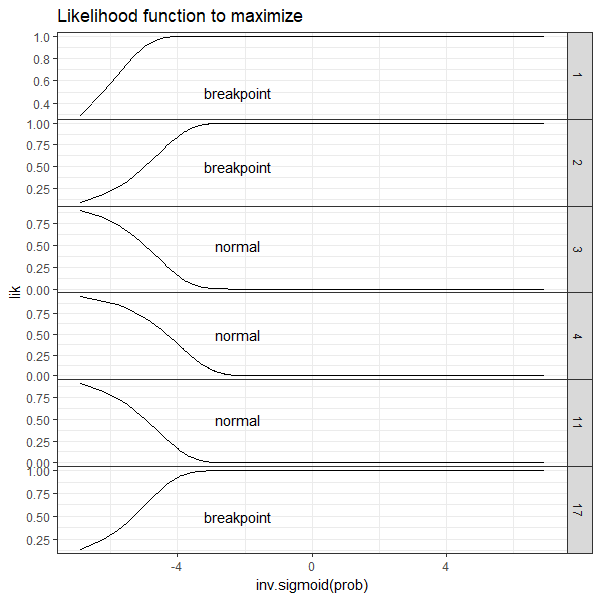

Write the R code that produced this figure.
source("packages.R")
data(neuroblastoma, package="neuroblastoma")

pid <- 2
one.pro <- data.table(neuroblastoma$profiles)[profile.id==pid]
one.pro[, pos0 := position]
(one.ann <- data.table(neuroblastoma$annotations)[profile.id==pid])
setkey(one.pro, profile.id, chromosome, position, pos0)
setkey(one.ann, profile.id, chromosome, min, max)
over.dt <- foverlaps(one.ann, one.pro, nomatch=0L)
label.dt <- over.dt[, list(
  possible.changes=.N-1
), by=list(profile.id, chromosome, min, max, annotation)]
labeled.pro <- one.pro[label.dt, on=list(profile.id, chromosome)]
change.dt <- one.pro[, list(change.pos=diff(position)/2+position[-.N]), by=list(profile.id, chromosome)]
change.dt[, pos0 := change.pos]
setkey(change.dt, profile.id, chromosome, change.pos, pos0)
over2 <- foverlaps(one.ann, change.dt, nomatch=0L)
label2 <- over2[, list(
  possible.changes=.N
), by=list(profile.id, chromosome, min, max, annotation)]

ggplot()+
  ggtitle("possible changes in each label")+
  theme_bw()+
  theme(panel.margin=grid::unit(0, "lines"))+
  facet_grid(chromosome ~ ., scales="free")+
  geom_tallrect(aes(
    xmin=min, xmax=max, fill=annotation),
    alpha=0.5,
    color="grey",
    data=label2)+
  geom_text(aes(
  (min+max)/2, Inf, label=possible.changes),
  vjust=1.5,
    data=label2)+
  scale_fill_manual(values=change.colors)+
  geom_point(aes(
    position, logratio),
    data=labeled.pro)

prob.dt <- label2[, {
  changes <- 0:possible.changes
  prob0 <- dbinom(changes, possible.changes, 0)
  data.table(changes, prob=if(annotation=="normal")prob0 else 1-prob0)
}, by=list(profile.id, chromosome, min, max, annotation)]

ggplot()+
  ggtitle("possible changes in each label")+
  theme_bw()+
  theme(panel.margin=grid::unit(0, "lines"))+
  facet_grid(chromosome ~ ., scales="free")+
  geom_point(aes(
    changes, prob),
    data=prob.dt)

prob2 <- label2[, {
  prob <- seq(0, 1, l=1001)
  prob0 <- dbinom(0, possible.changes, prob)
  lik <- if(annotation=="normal")prob0 else 1-prob0
  data.table(prob, lik)
}, by=list(profile.id, chromosome, min, max, annotation)]

gg <- ggplot()+
  ggtitle("Likelihood function to maximize")+
  theme_bw()+
  theme(panel.margin=grid::unit(0, "lines"))+
  facet_grid(chromosome ~ ., scales="free")+
  geom_line(aes(
    prob, lik),
    data=prob2)+
  geom_text(aes(
    0.1, 0.5, label=annotation),
    data=label2)
png("figure-binomial-each-label-prob.png", 6, 6, units="in", res=100)
print(gg)
dev.off()

sigmoid <- function(x)1/(1+exp(-x))
inv.sigmoid <- function(p)-log(1/p-1)
gg <- ggplot()+
  ggtitle("Likelihood function to maximize")+
  theme_bw()+
  theme(panel.margin=grid::unit(0, "lines"))+
  facet_grid(chromosome ~ ., scales="free")+
  geom_line(aes(
    inv.sigmoid(prob), lik),
    data=prob2[is.finite(inv.sigmoid(prob))])+
  geom_text(aes(
    inv.sigmoid(0.1), 0.5, label=annotation),
    data=label2)
png("figure-binomial-each-label.png", 6, 6, units="in", res=100)
print(gg)
dev.off()
